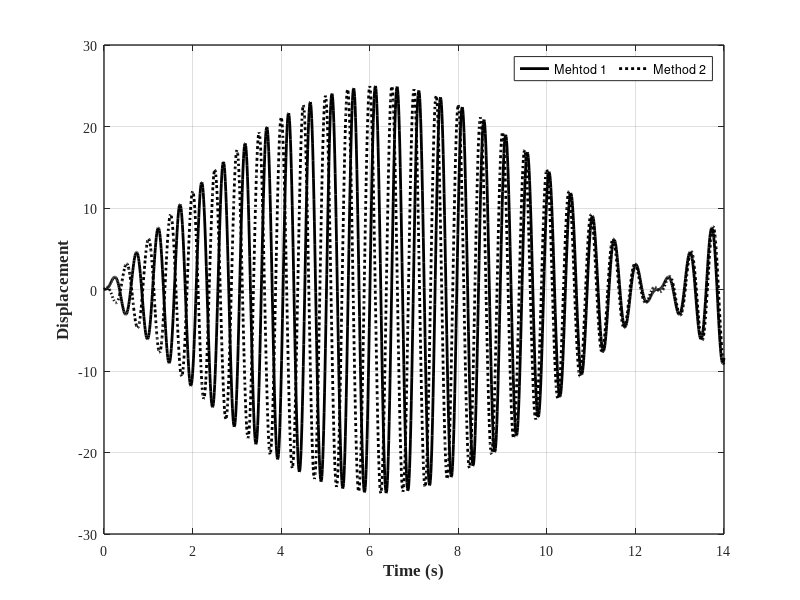

Write the MATLAB code that produced this figure.
%% Example 3-7: Response of An Undamped SDOF at Beating Frequency (Harmonic Loading)

clear; close all; clc;
%% Parameters
f       = 2.0;
ff      = 2.08;
omega   = 2*pi*f;
p       = 2*pi*ff;
vstatic = 1;
beta    = p/omega;

t       = 0:0.01:14; % Time vector

y = (vstatic/(1-beta^2))*(sin(p*t)-beta*sin(omega*t));

DeltaOmega = (omega-p)/2;
wr = omega/DeltaOmega;
yy = (0.5*vstatic*wr).*sin(DeltaOmega*t).*cos(omega*t); % Dot product

%% Plot
figure(1);  set(figure(1), 'Position', [200   100   883   400])
            hold on; grid on; box on;

            plot(t,y,'-k','LineWidth',2);
            plot(t,yy,':k','LineWidth',2);

            set(gca, 'LineWidth',1, 'FontWeight','normal', 'FontName','Times New Roman', 'FontSize',10)               
            xlabel('Time (s)', 'fontsize',12, 'fontname','Times New Roman','FontWeight','Bold')
            ylabel('Displacement', 'fontsize',12, 'fontname','Times New Roman','FontWeight','Bold')
            legend({'Mehtod 1';'Method 2'},'location','northeast', 'orientation','horizontal')

%% Print
print('EX_3_7','-dpng')
